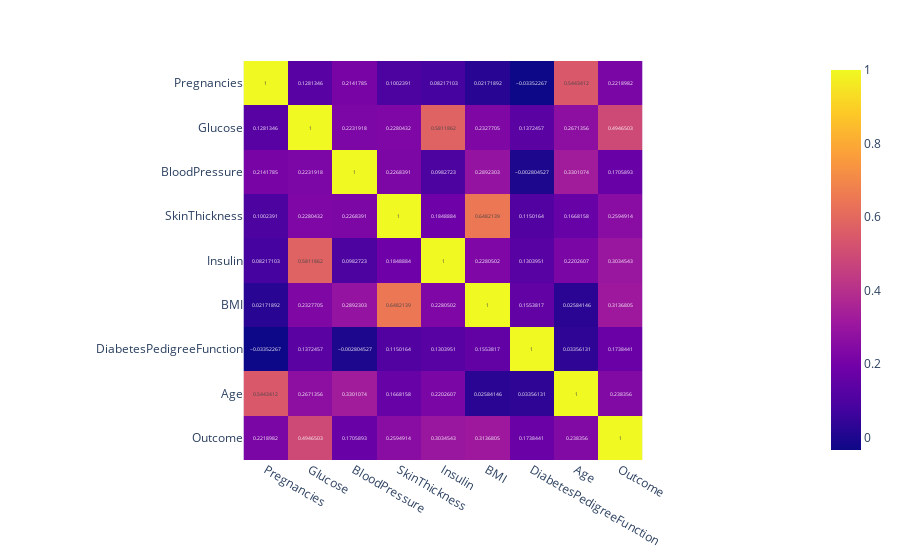

Source (notebook cell):
### Code cell
from matplotlib import axes


fig = px.imshow(data.corr(), text_auto=True)
py.iplot(fig)

### Figure 1 — Plotly figure (JSON) as saved in the notebook; plotly's stock layout.template omitted (floating-point values rounded to 4 significant figures)
{"data": [{"coloraxis": "coloraxis", "hovertemplate": "x: %{x}<br>y: %{y}<br>color: %{z}<extra></extra>", "name": "0", "texttemplate": "%{z}", "type": "heatmap", "x": ["Pregnancies", "Glucose", "BloodPressure", "SkinThickness", "Insulin", "BMI", "DiabetesPedigreeFunction", "Age", "Outcome"], "xaxis": "x", "y": ["Pregnancies", "Glucose", "BloodPressure", "SkinThickness", "Insulin", "BMI", "DiabetesPedigreeFunction", "Age", "Outcome"], "yaxis": "y", "z": [[1.0, 0.1281, 0.2142, 0.1002, 0.08217, 0.02172, -0.03352, 0.5443, 0.2219], [0.1281, 1.0, 0.2232, 0.228, 0.5812, 0.2328, 0.1372, 0.2671, 0.4947], [0.2142, 0.2232, 1.0, 0.2268, 0.09827, 0.2892, -0.002805, 0.3301, 0.1706], [0.1002, 0.228, 0.2268, 1.0, 0.1849, 0.6482, 0.115, 0.1668, 0.2595], [0.08217, 0.5812, 0.09827, 0.1849, 1.0, 0.2281, 0.1304, 0.2203, 0.3035], [0.02172, 0.2328, 0.2892, 0.6482, 0.2281, 1.0, 0.1554, 0.02584, 0.3137], [-0.03352, 0.1372, -0.002805, 0.115, 0.1304, 0.1554, 1.0, 0.03356, 0.1738], [0.5443, 0.2671, 0.3301, 0.1668, 0.2203, 0.02584, 0.03356, 1.0, 0.2384], [0.2219, 0.4947, 0.1706, 0.2595, 0.3035, 0.3137, 0.1738, 0.2384, 1.0]]}], "layout": {"coloraxis": {"colorscale": [[0, "#0d0887"], [0.1111, "#46039f"], [0.2222, "#7201a8"], [0.3333, "#9c179e"], [0.4444, "#bd3786"], [0.5556, "#d8576b"], [0.6667, "#ed7953"], [0.7778, "#fb9f3a"], [0.8889, "#fdca26"], [1, "#f0f921"]]}, "margin": {"t": 60}, "xaxis": {"anchor": "y", "constrain": "domain", "domain": [0, 1], "scaleanchor": "y"}, "yaxis": {"anchor": "x", "autorange": "reversed", "constrain": "domain", "domain": [0, 1]}}}
